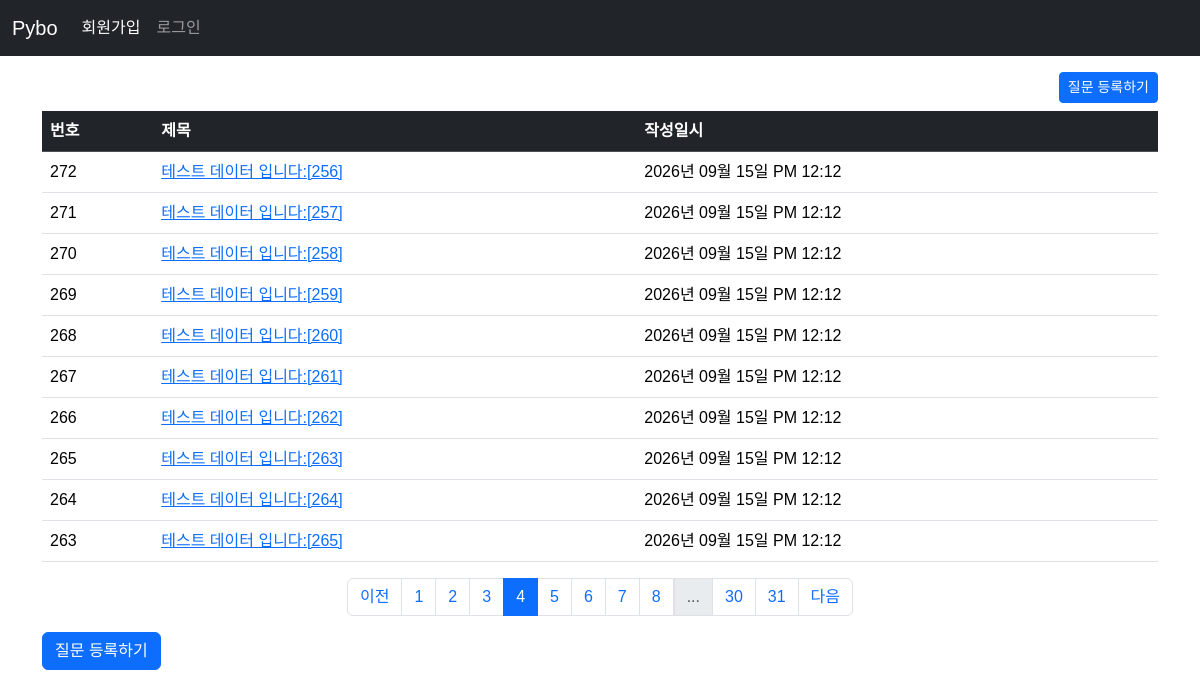
The app's page /question/list?page=4 with its own data.
### pybo/models.py (models this page shows)
class Question(db.Model):
    id = db.Column(db.Integer, primary_key=True)
    subject = db.Column(db.String(200), nullable=False)
    content = db.Column(db.Text, nullable=False)
    create_date = db.Column(db.DateTime, nullable=False)

### pybo/views/question_views.py (the view)
@bp.route('/list')
def _list():
    page = request.args.get('page', default=1, type=int)  # url parameter ?page=1
    question_list = Question.query.order_by(Question.create_date.desc())
    question_list = question_list.paginate(page=page, per_page=10) # 페이지 구현
    return render_template('question/question_list.html', question_list=question_list)

### pybo/filter.py (called while the page is built)
def format_datetime(value, fmt='%Y년 %m월 %d일 %p %I:%M'):
    return value.strftime(fmt)

### pybo/templates/question/question_list.html (shortened to what this page needs)
{% extends 'base.html' %}
{% block content %}
<div class="container my-3">
    <div class="text-end">
        <a href="{{ url_for('question.create') }}" class="btn btn-primary btn-sm mb-2">질문 등록하기</a>
    </div>
    <table class="table table-hover">
      <thead>
        <tr class="table-dark">
            <th>번호</th>
            <th>제목</th>
            <th>작성일시</th>
        </tr>
      </thead>
      <tbody>
        {% if question_list %}
        {% for question in question_list.items%}
        <tr>
            <td>{{ question_list.total - ((question_list.page-1)*question_list.per_page) - loop.index0 }}</td>
            <td>
                <a href="{{ url_for('question.detail', question_id=question.id) }}">{{ question.subject }}</a>
            </td>
            <td>{{ question.create_date|datetime }}</td>
        </tr>
        {% endfor %}
        {% else %}
        <tr>
            <td colspan="3">질문이 없습니다.</td>
        </tr>
        {% endif %}
      </tbody>
    </table>
    <ul class="pagination justify-content-center">
        {% if question_list.has_prev %}
        <li class="page-item">
            <a href="?page={{ question_list.prev_num }}" class="page-link">이전</a>
        </li>
        {% else %}
        <li class="page-item disabled">
            <a class="page-link" tabindex="-1" aria-disabled="true" href="javascript:void(0)">이전</a>
        </li>
        {% endif %}
        {% for page_num in question_list.iter_pages() %}
        {% if page_num %}
        {% if page_num != question_list.page %}
        <li class="page-item">
            <a class="page-link" href="?page={{ page_num }}">{{ page_num }}</a>
        </li>
        {% else %}
        <li class="page-item active" aria-current="page">
            <a class="page-link" href="javascript:void(0)">{{ page_num }}</a>
        </li>
        {% endif %}
        {% else %}
        <li class="disabled">
            <a class="page-link" href="javascript:void(0)">...</a>
        </li>
        {% endif %}
        {% endfor %}
        {% if question_list.has_next %}
        <li class="page-item">
            <a class="page-link" href="?page={{ question_list.next_num }}">다음</a>
        </li>
        {% else %}
        <li class="page-item disabled">
            <a class="page-link" tabindex="-1" aria-disabled="true" href="javascript:void(0)">다음</a>
        </li>
        {% endif %}
    </ul>
    <a href="{{ url_for('question.create') }}" class="btn btn-primary">질문 등록하기</a>
</div>
{% endblock %}

### pybo/static/style.css (style rules this page uses)
body { font-family: "Noto Sans KR", sans-serif; font-weight: 400; }

### records on screen
Question: total "272", subject "테스트 데이터 입니다:[256]", create_date "2026년 09월 15일 PM 12:12"
Question: total "271", subject "테스트 데이터 입니다:[257]", create_date "2026년 09월 15일 PM 12:12"
Question: total "270", subject "테스트 데이터 입니다:[258]", create_date "2026년 09월 15일 PM 12:12"
Question: total "269", subject "테스트 데이터 입니다:[259]", create_date "2026년 09월 15일 PM 12:12"
Question: total "268", subject "테스트 데이터 입니다:[260]", create_date "2026년 09월 15일 PM 12:12"
Question: total "267", subject "테스트 데이터 입니다:[261]", create_date "2026년 09월 15일 PM 12:12"
Question: id "266", subject "테스트 데이터 입니다:[262]", create_date "2026년 09월 15일 PM 12:12"
Question: total "265", subject "테스트 데이터 입니다:[263]", create_date "2026년 09월 15일 PM 12:12"
Question: total "264", subject "테스트 데이터 입니다:[264]", create_date "2026년 09월 15일 PM 12:12"
Question: total "263", subject "테스트 데이터 입니다:[265]", create_date "2026년 09월 15일 PM 12:12"

### other values on screen
{{ page_num }} "1" "2" "3" "5" "6" "7" "8" "30" "31"
{{ page_num }} "4"
